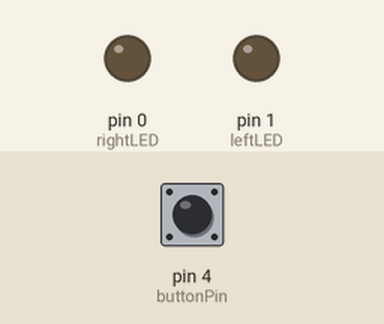
Recording of a sketch running on a simulated Arduino Uno, built with avr-gcc and run on an emulated ATmega328P. Shown: output pins drawn as LEDs (lit = HIGH). Dashed ring = blinking. The inputs (shaded band) are chosen by the test bench; at power-on: pin 4 (buttonPin) HIGH.

Above: at 1.4 s.
1.5 s: pin 4 (buttonPin) pulled LOW for 0.15 s
At 1.65 s:
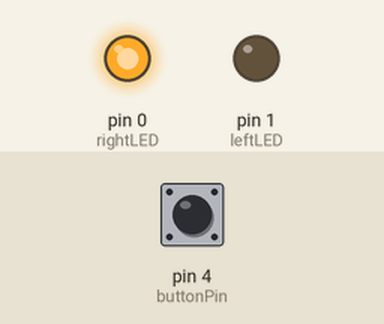
3.2 s: pin 4 (buttonPin) pulled LOW for 3.2 s
At 3.46 s:
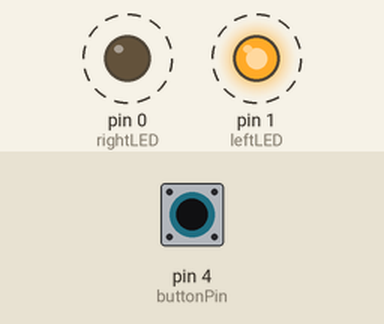
Timing chart, 0 to 8.1 s (numbered marks = the images above; inputs shaded):
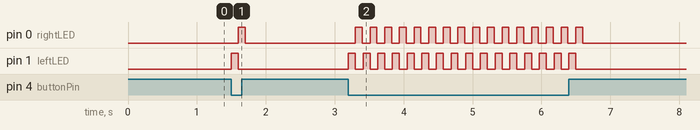

Measured:
- after the input at 1.5 s, pin 0 (rightLED): LOW → HIGH after 0.10 s, → LOW 0.10 s later; pin 1 (leftLED): LOW → HIGH at once, → LOW 0.10 s later
- after the input at 3.2 s, pin 0 (rightLED): alternates HIGH for 0.10 s and LOW for 0.11 s, 32 changes in all, then stays LOW, starting after 0.10 s; pin 1 (leftLED): alternates HIGH for 0.10 s and LOW for 0.11 s, 32 changes in all, then stays LOW, starting at once

The sketch:

little-hello-board-serial-counter.ino
```cpp
/*

*/
#include <SoftwareSerial.h>

#define TX 3
#define RX 2

SoftwareSerial Serial(RX, TX);

#define leftLED 1
#define rightLED 0
#define timing 100
#define buttonPin 4

int counter = 0;
bool buttonState = 0;

void setup() {
  // put your setup code here, to run once:
  pinMode(leftLED, OUTPUT);
  pinMode(rightLED, OUTPUT);
  pinMode(buttonPin, INPUT_PULLUP);

  Serial.begin(9600);
  Serial.println("Starting serial communication...");
  Serial.print("Counter: "); Serial.println(counter);
  delay(200); //do I need this?
}

void loop() {
  // put your main code here, to run repeatedly:
  int buttonState = digitalRead(buttonPin);

  if (buttonState == LOW){
    digitalWrite(leftLED, HIGH);
    digitalWrite(rightLED, LOW);
    delay(timing);
    digitalWrite(leftLED, LOW);
    digitalWrite(rightLED, HIGH);
    delay(timing);
    digitalWrite(leftLED, LOW);
    digitalWrite(rightLED, LOW);
    counter++;
    Serial.print("Counter: "); Serial.print(counter); Serial.println("");
  }
}
```
